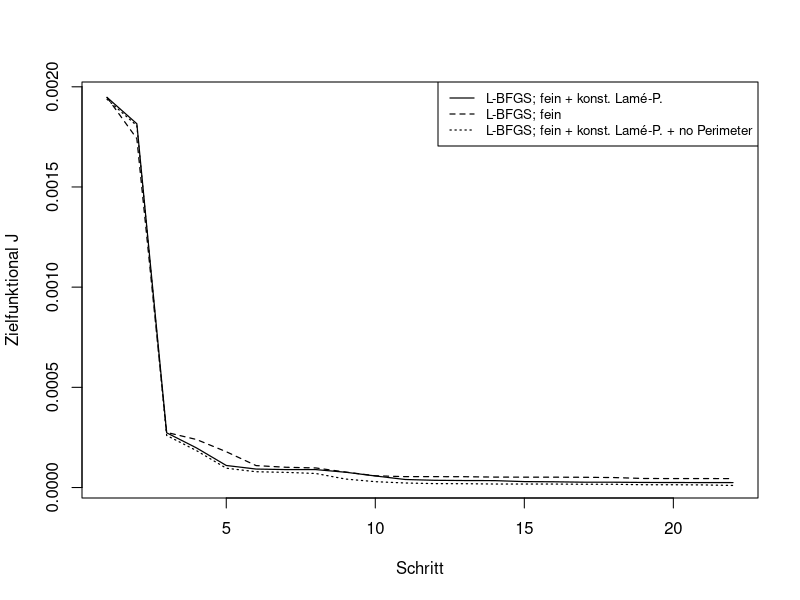

Source code (R):

#########################
# DONUT LAME PARAMETERS #
#########################

donut_bfgs_fine <- c(0.001946985000541688,
                     0.001741279133583491,
                     0.00027503901720266045,
                     0.0002396696285121969,
                     0.00017870057412349902,
                     0.00010947120077876857,
                     0.00010114433300539948,
                     9.772603889991735e-05,
                     7.724839328924884e-05,
                     5.856181090160718e-05,
                     5.424594710515977e-05,
                     5.424594710515977e-05,
                     5.392100664442301e-05,
                     5.210015263831405e-05,
                     5.176058682575421e-05,
                     5.166390735092333e-05,
                     5.111512702150842e-05,
                     4.973654885348869e-05,
                     4.510627165340363e-05,
                     4.4611205078841316e-05,
                     4.458834578317556e-05,
                     4.450902091808232e-05
                     )

donut_bfgs_fine_konstlame <- c(0.001946985000541688,
                               0.001815449513810497,
                               0.00027306482911936653,
                               0.0001977079287070592,
                               0.00010999642834717821,
                               9.214152011209975e-05,
                               8.957572750899328e-05,
                               8.950399753698327e-05,
                               7.629836865542207e-05,
                               5.7626911195542833e-05,
                               4.010239587039658e-05,
                               3.602239939452475e-05,
                               3.48038397442155e-05,
                               3.44563774571669e-05,
                               2.9497211671346726e-05,
                               2.8599766053574316e-05,
                               2.6554551408367968e-05,
                               2.653893724986371e-05,
                               2.533256621364425e-05,
                               2.5037315720082057e-05,
                               2.4756258927306165e-05,
                               2.459140713896137e-05
                               )

donut_bfgs_fine_konstlame_noperimeter <- c(0.0019375709551578421,
                                           0.001805839878740278,
                                           0.00025992608247304175,
                                           0.0001842731227836176,
                                           9.635840415382763e-05,
                                           7.875312494090561e-05,
                                           7.55928101987341e-05,
                                           7.009543027758814e-05,
                                           4.232693149247356e-05,
                                           2.9159972751665296e-05,
                                           2.259976181056276e-05,
                                           1.9475611065341342e-05,
                                           1.902220108154604e-05,
                                           1.7485703073514195e-05,
                                           1.731037261053177e-05,
                                           1.7301460729431124e-05,
                                           1.6292338492568633e-05,
                                           1.619465910696013e-05,
                                           1.3878097842034157e-05,
                                           1.3718073031888278e-05,
                                           1.291844101358668e-05,
                                           1.0297506423896958e-05
                                            )


plot(donut_bfgs_fine_konstlame, type = "l", lty = 1, lwd = 1.2, xlab = "Schritt", ylab = "Zielfunktional J")
lines(donut_bfgs_fine, type = "l", lty = 2, lwd = 1.2, col = "black")
lines(donut_bfgs_fine_konstlame_noperimeter, type = "l", lty = 3, lwd = 1.2, col = "black")
legend("topright", legend = c("L-BFGS; fein + konst. Lamé-P.",
                              "L-BFGS; fein",
                              "L-BFGS; fein + konst. Lamé-P. + no Perimeter"),
       box.lty = 1, cex = 0.8, lty = c(1, 2, 3), col = c("black", "black", "black"), lwd = c(1.2, 1.2, 1.2))


